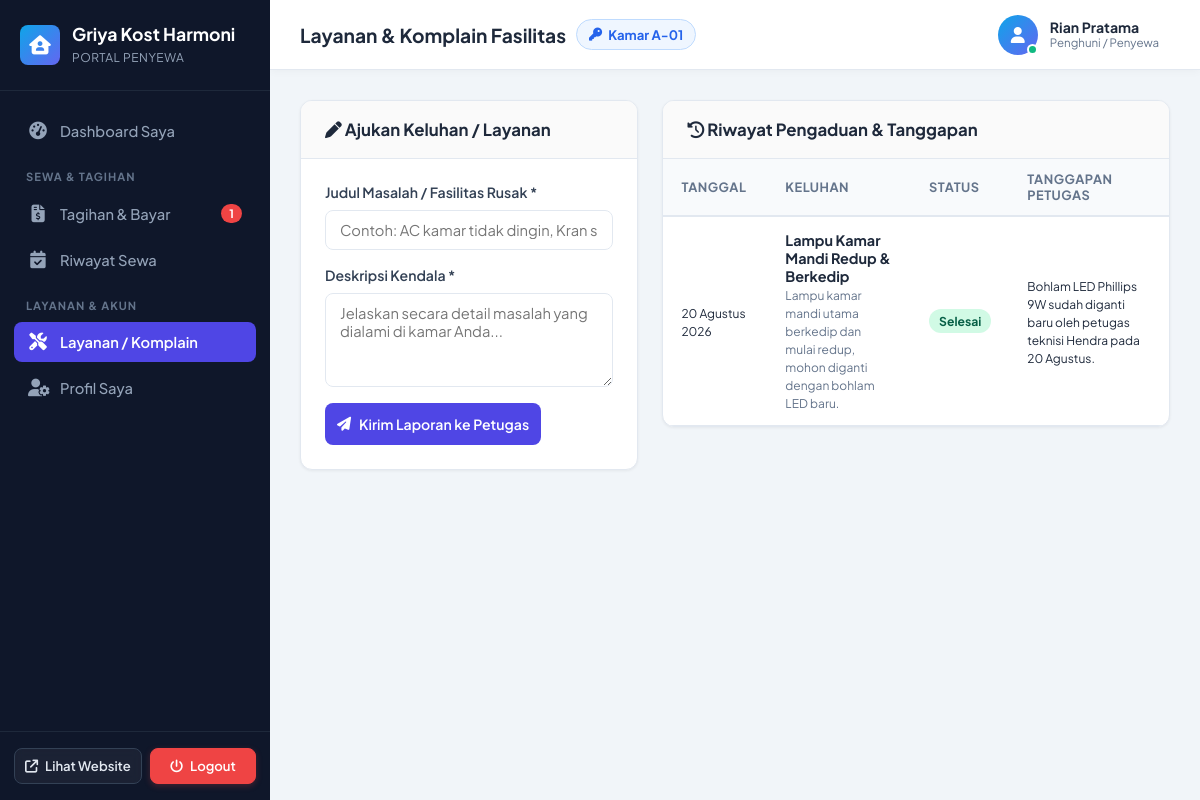
The page /user/komplain.php (signed in) on the database its author committed.
### tables this page shows
CREATE TABLE `tbl_pengaturan` (
  `id` int(11) NOT NULL AUTO_INCREMENT,
  `nama_kost` varchar(100) NOT NULL DEFAULT 'Griya Kost Harmoni',
  `slogan` varchar(255) DEFAULT 'Hunian Modern, Bersih, Nyaman, Aman, dan Strategis',
  `logo` varchar(255) DEFAULT 'logo.png',
  `banner` varchar(255) DEFAULT 'banner.jpg',
  `deskripsi` text DEFAULT NULL,
  `alamat` text DEFAULT NULL,
  `kota` varchar(100) DEFAULT 'Jakarta Selatan',
  `no_telepon` varchar(20) DEFAULT '021-88997766',
  `no_wa` varchar(20) DEFAULT '081234567890',
  `email` varchar(100) DEFAULT 'kontak@griyakostharmoni.com',
  `nama_bank` varchar(50) DEFAULT 'Bank BCA',
  `no_rekening` varchar(50) DEFAULT '8830129841',
  `atas_nama` varchar(100) DEFAULT 'Griya Kost Harmoni',
  `qris_image` varchar(255) DEFAULT NULL,
  `updated_at` timestamp NOT NULL DEFAULT CURRENT_TIMESTAMP ON UPDATE CURRENT_TIMESTAMP,
  PRIMARY KEY (`id`)
);

CREATE TABLE `tbl_booking` (
  `id_booking` int(11) NOT NULL AUTO_INCREMENT,
  `kode_booking` varchar(30) NOT NULL UNIQUE,
  `id_user` int(11) NOT NULL,
  `id_kamar` int(11) NOT NULL,
  `tgl_booking` timestamp NOT NULL DEFAULT CURRENT_TIMESTAMP,
  `tgl_mulai_sewa` date NOT NULL,
  `durasi_bulan` int(11) NOT NULL DEFAULT 1,
  `tgl_selesai_sewa` date NOT NULL,
  `total_biaya` decimal(12,2) NOT NULL,
  `catatan` text DEFAULT NULL,
  `status_booking` enum('pending','disetujui','ditolak','aktif','selesai','dibatalkan') NOT NULL DEFAULT 'pending',
  `diverifikasi_oleh` int(11) DEFAULT NULL,
  `tgl_verifikasi` datetime DEFAULT NULL,
  PRIMARY KEY (`id_booking`),
  KEY `fk_booking_user` (`id_user`),
  KEY `fk_booking_kamar` (`id_kamar`),
  CONSTRAINT `fk_booking_user` FOREIGN KEY (`id_user`) REFERENCES `tbl_users` (`id_user`) ON DELETE CASCADE,
  CONSTRAINT `fk_booking_kamar` FOREIGN KEY (`id_kamar`) REFERENCES `tbl_kamar` (`id_kamar`) ON DELETE CASCADE
);

CREATE TABLE `tbl_kamar` (
  `id_kamar` int(11) NOT NULL AUTO_INCREMENT,
  `id_kategori` int(11) NOT NULL,
  `nomor_kamar` varchar(20) NOT NULL UNIQUE,
  `nama_kamar` varchar(100) NOT NULL,
  `lantai` int(11) NOT NULL DEFAULT 1,
  `ukuran` varchar(20) NOT NULL DEFAULT '3x4 meter',
  `harga_per_bulan` decimal(12,2) NOT NULL,
  `harga_per_tahun` decimal(12,2) DEFAULT NULL,
  `harga_per_hari` decimal(12,2) DEFAULT NULL,
  `status` enum('tersedia','terisi','renovasi') NOT NULL DEFAULT 'tersedia',
  `foto_utama` varchar(255) DEFAULT 'kamar_default.jpg',
  `deskripsi` text DEFAULT NULL,
  `created_at` timestamp NOT NULL DEFAULT CURRENT_TIMESTAMP,
  PRIMARY KEY (`id_kamar`),
  KEY `fk_kamar_kategori` (`id_kategori`),
  CONSTRAINT `fk_kamar_kategori` FOREIGN KEY (`id_kategori`) REFERENCES `tbl_kategori_kamar` (`id_kategori`) ON DELETE CASCADE
);

CREATE TABLE `tbl_users` (
  `id_user` int(11) NOT NULL AUTO_INCREMENT,
  `username` varchar(50) NOT NULL UNIQUE,
  `password` varchar(255) NOT NULL,
  `nama_lengkap` varchar(100) NOT NULL,
  `email` varchar(100) NOT NULL UNIQUE,
  `no_hp` varchar(20) NOT NULL,
  `role` enum('admin','petugas','pengunjung') NOT NULL DEFAULT 'pengunjung',
  `foto` varchar(255) DEFAULT 'default_user.png',
  `alamat_asal` text DEFAULT NULL,
  `pekerjaan` varchar(100) DEFAULT 'Mahasiswa / Karyawan',
  `no_ktp` varchar(30) DEFAULT NULL,
  `status_aktif` enum('aktif','nonaktif') NOT NULL DEFAULT 'aktif',
  `created_at` timestamp NOT NULL DEFAULT CURRENT_TIMESTAMP,
  PRIMARY KEY (`id_user`)
);

CREATE TABLE `tbl_pengaduan_layanan` (
  `id_pengaduan` int(11) NOT NULL AUTO_INCREMENT,
  `id_user` int(11) NOT NULL,
  `id_kamar` int(11) NOT NULL,
  `judul_keluhan` varchar(150) NOT NULL,
  `deskripsi` text NOT NULL,
  `foto_bukti` varchar(255) DEFAULT NULL,
  `status` enum('menunggu','diproses','selesai','ditolak') NOT NULL DEFAULT 'menunggu',
  `respon_petugas` text DEFAULT NULL,
  `tgl_lapor` timestamp NOT NULL DEFAULT CURRENT_TIMESTAMP,
  `tgl_selesai` datetime DEFAULT NULL,
  PRIMARY KEY (`id_pengaduan`),
  KEY `fk_pengaduan_user` (`id_user`),
  KEY `fk_pengaduan_kamar` (`id_kamar`),
  CONSTRAINT `fk_pengaduan_user` FOREIGN KEY (`id_user`) REFERENCES `tbl_users` (`id_user`) ON DELETE CASCADE,
  CONSTRAINT `fk_pengaduan_kamar` FOREIGN KEY (`id_kamar`) REFERENCES `tbl_kamar` (`id_kamar`) ON DELETE CASCADE
);

### config/helper.php (called while the page is built, shortened)
<?php
function tgl_indo($tanggal) {
    $bulan = [
        1 => 'Januari', 'Februari', 'Maret', 'April', 'Mei', 'Juni',
        'Juli', 'Agustus', 'September', 'Oktober', 'November', 'Desember'
    ];
    $split = explode('-', date('Y-m-d', strtotime($tanggal)));
    return $split[2] . ' ' . $bulan[(int)$split[1]] . ' ' . $split[0];
}
function get_profil_kost($conn) {
    $q = mysqli_query($conn, "SELECT * FROM tbl_pengaturan WHERE id = 1 LIMIT 1");
    if ($q && mysqli_num_rows($q) > 0) {
        return mysqli_fetch_assoc($q);
    }
    return [
        'nama_kost' => 'Griya Kost Harmoni',
        'slogan' => 'Hunian Nyaman & Strategis',
        'logo' => 'logo_default.png',
        'banner' => 'banner_default.jpg',
        'deskripsi' => 'Kost eksklusif fasilitas lengkap',
        'alamat' => 'Jl. Flamboyan No. 45',
        'kota' => 'Jakarta Selatan',
        'no_telepon' => '021-88997766',
        'no_wa' => '081234567890',
        'email' => 'kontak@griyakost.com',
        'nama_bank' => 'Bank BCA',
        'no_rekening' => '8830129841',
        'atas_nama' => 'Griya Kost Harmoni',
        'qris_image' => null
    ];
}
function get_current_user_data($conn) {
    $id = (int)$_SESSION['user_id'];
    $q = mysqli_query($conn, "SELECT * FROM tbl_users WHERE id_user = $id LIMIT 1");
    return ($q && mysqli_num_rows($q) > 0) ? mysqli_fetch_assoc($q) : null;
}
?>

### user/komplain.php (the view, shortened to what this page needs)
<?php
require_once __DIR__ . '/../koneksi.php';
require_once __DIR__ . '/../config/helper.php';
$id_user = (int)$_SESSION['user_id'];
$q_aktif = mysqli_query($conn, "SELECT id_kamar FROM tbl_booking WHERE id_user = $id_user AND status_booking = 'aktif' LIMIT 1");
$kamar_data = mysqli_fetch_assoc($q_aktif);
$id_kamar_aktif = $kamar_data['id_kamar'] ?? 0;
$my_komplain = mysqli_query($conn, "SELECT p.*, k.nomor_kamar
                                    FROM tbl_pengaduan_layanan p
                                    JOIN tbl_kamar k ON p.id_kamar = k.id_kamar
                                    WHERE p.id_user = $id_user
                                    ORDER BY p.id_pengaduan DESC");
$page_title = "Layanan & Komplain Fasilitas";
require_once __DIR__ . '/header.php';
?>
<div style="display: grid; grid-template-columns: 0.8fr 1.2fr; gap: 24px; align-items: start;">
    <div class="card">
        <div class="card-header">
            <h3 class="card-title"><i class="fa-solid fa-pen"></i> Ajukan Keluhan / Layanan</h3>
        </div>
        <div class="card-body">
            <?php if ($id_kamar_aktif > 0): ?>
                <form action="komplain.php" method="POST">
                    <div class="form-group">
                        <label>Judul Masalah / Fasilitas Rusak *</label>
                        <input type="text" name="judul_keluhan" class="form-control" required placeholder="Contoh: AC kamar tidak dingin, Kran shower bocor">
                    </div>
                    <div class="form-group">
                        <label>Deskripsi Kendala *</label>
                        <textarea name="deskripsi" class="form-control" rows="4" required placeholder="Jelaskan secara detail masalah yang dialami di kamar Anda..."></textarea>
                    </div>
                    <button type="submit" name="btn_kirim_komplain" class="btn btn-primary btn-block" style="padding: 12px;">
                        <i class="fa-solid fa-paper-plane"></i> Kirim Laporan ke Petugas
                    </button>
                </form>
            <?php else: ?>
                <div class="alert-box info">
                    <i class="fa-solid fa-info-circle"></i> Anda belum menempati kamar kost aktif untuk dapat mengajukan keluhan fasilitas kamar.
                </div>
            <?php endif; ?>
        </div>
    </div>
    <div class="card">
        <div class="card-header">
            <h3 class="card-title"><i class="fa-solid fa-clock-rotate-left"></i> Riwayat Pengaduan & Tanggapan</h3>
        </div>
        <div class="card-body" style="padding: 0;">
            <div class="table-responsive">
                <table class="data-table">
                    <thead>
                        <tr>
                            <th>Tanggal</th>
                            <th>Keluhan</th>
                            <th>Status</th>
                            <th>Tanggapan Petugas</th>
                        </tr>
                    </thead>
                    <tbody>
                        <?php if ($my_komplain && mysqli_num_rows($my_komplain) > 0): ?>
                            <?php while ($k = mysqli_fetch_assoc($my_komplain)):
                                $badge = [
                                    'menunggu' => 'badge-danger',
                                    'diproses' => 'badge-warning',
                                    'selesai' => 'badge-success',
                                    'ditolak' => 'badge-secondary'
                                ] [$k['status']] ?? 'badge-secondary';
                            ?>
                                <tr>
                                    <td><small><?= tgl_indo($k['tgl_lapor']) ?></small></td>
                                    <td>
                                        <b><?= htmlspecialchars($k['judul_keluhan']) ?></b><br>
                                        <small style="color: var(--adm-muted);"><?= nl2br(htmlspecialchars($k['deskripsi'])) ?></small>
                                    </td>
                                    <td><span class="badge <?= $badge ?>"><?= ucfirst($k['status']) ?></span></td>
                                    <td>
                                        <small><?= !empty($k['respon_petugas']) ? htmlspecialchars($k['respon_petugas']) : '<i style="color:#94a3b8;">Menunggu respon petugas</i>' ?></small>
                                    </td>
                                </tr>
                            <?php endwhile; ?>
                        <?php else: ?>
                            <tr><td colspan="4" style="text-align: center; color: var(--adm-muted);">Belum ada laporan keluhan yang diajukan.</td></tr>
                        <?php endif; ?>
                    </tbody>
                </table>
            </div>
        </div>
    </div>
</div>
<?php require_once __DIR__ . '/footer.php'; ?>

### user/header.php (shortened to what this page needs)
<?php
require_once __DIR__ . '/../koneksi.php';
require_once __DIR__ . '/../config/helper.php';
$profil = get_profil_kost($conn);
$curr_user = get_current_user_data($conn);
$id_u = (int)$_SESSION['user_id'];
$q_tag_count = mysqli_query($conn, "SELECT COUNT(*) as tot FROM tbl_tagihan_pembayaran WHERE id_user = $id_u AND status_pembayaran = 'belum_bayar'");
$tagihan_unpaid = mysqli_fetch_assoc($q_tag_count)['tot'] ?? 0;
$q_kamar_user = mysqli_query($conn, "SELECT b.id_booking, k.nomor_kamar, k.nama_kamar
                                    FROM tbl_booking b
                                    JOIN tbl_kamar k ON b.id_kamar = k.id_kamar
                                    WHERE b.id_user = $id_u AND b.status_booking = 'aktif'
                                    LIMIT 1");
$kamar_saya = mysqli_fetch_assoc($q_kamar_user);
$current_page = basename($_SERVER['PHP_SELF']);
?>
<!DOCTYPE html>
<html lang="id">
<head>
    <link rel="stylesheet" href="../assets/css/admin.css?v=<?= time() ?>">
    <link rel="stylesheet" href="https://cdnjs.cloudflare.com/ajax/libs/font-awesome/6.4.0/css/all.min.css">
</head>
<body>
<div class="admin-layout">
    <aside class="sidebar">
        <div class="sidebar-header">
            <div class="sidebar-logo-icon" style="background: linear-gradient(135deg, #0ea5e9, #6366f1);">
                <i class="fa-solid fa-house-user"></i>
            </div>
            <div>
                <h2 class="sidebar-title"><?= htmlspecialchars($profil['nama_kost']) ?></h2>
                <span class="sidebar-subtitle">Portal Penyewa</span>
            </div>
        </div>
        <ul class="sidebar-menu">
            <li class="sidebar-item <?= $current_page == 'index.php' ? 'active' : '' ?>">
                <a href="index.php"><i class="fa-solid fa-gauge-high"></i> Dashboard Saya</a>
            </li>
            <li class="menu-category">Sewa & Tagihan</li>
            <li class="sidebar-item <?= in_array($current_page, ['tagihan_saya.php', 'bayar_upload.php']) ? 'active' : '' ?>">
                <a href="tagihan_saya.php">
                    <i class="fa-solid fa-file-invoice-dollar"></i> Tagihan & Bayar
                    <?php if ($tagihan_unpaid > 0): ?>
                        <span class="sidebar-badge"><?= $tagihan_unpaid ?></span>
                    <?php endif; ?>
                </a>
            </li>
            <li class="sidebar-item <?= $current_page == 'booking_saya.php' ? 'active' : '' ?>">
                <a href="booking_saya.php"><i class="fa-solid fa-calendar-check"></i> Riwayat Sewa</a>
            </li>
            <li class="menu-category">Layanan & Akun</li>
            <li class="sidebar-item <?= $current_page == 'komplain.php' ? 'active' : '' ?>">
                <a href="komplain.php">
                    <i class="fa-solid fa-screwdriver-wrench"></i> Layanan / Komplain
                </a>
            </li>
            <li class="sidebar-item <?= $current_page == 'profil.php' ? 'active' : '' ?>">
                <a href="profil.php"><i class="fa-solid fa-user-gear"></i> Profil Saya</a>
            </li>
        </ul>
        <div class="sidebar-footer" style="padding: 16px 14px; border-top: 1px solid #1e293b; display: flex; align-items: center; gap: 8px;">
            <a href="../index.php" target="_blank" class="btn btn-sidebar-web" style="flex: 1; display: inline-flex; align-items: center; justify-content: center; gap: 7px; padding: 9px 10px; font-size: 0.82rem; font-weight: 600; text-decoration: none; border-radius: 8px; background: rgba(255, 255, 255, 0.05); color: #e2e8f0; border: 1px solid #334155;" title="Buka Halaman Depan Website">
                <i class="fa-solid fa-arrow-up-right-from-square"></i> Lihat Website
            </a>
            <a href="../logout.php" class="btn btn-sidebar-logout" style="flex: 1; display: inline-flex; align-items: center; justify-content: center; gap: 7px; padding: 9px 10px; font-size: 0.82rem; font-weight: 600; text-decoration: none; border-radius: 8px; background: #ef4444; color: #ffffff; border: 1px solid #ef4444;" title="Keluar dari Panel Penyewa">
                <i class="fa-solid fa-power-off"></i> Logout
            </a>
        </div>
    </aside>
    <div class="main-wrapper">
        <header class="topbar">
            <div class="topbar-left">
                <div class="topbar-title">
                    <span><?= isset($page_title) ? $page_title : 'Dashboard Penyewa' ?></span>
                    <?php if ($kamar_saya): ?>
                        <span class="topbar-room-pill" title="Kamar Aktif Anda">
                            <i class="fa-solid fa-key"></i> Kamar <?= htmlspecialchars($kamar_saya['nomor_kamar']) ?>
                        </span>
                    <?php endif; ?>
                </div>
            </div>
            <div class="topbar-right">
                <div class="user-profile-btn" style="cursor: default;">
                    <div class="user-avatar" style="background: linear-gradient(135deg, #0ea5e9, #6366f1); color: #ffffff;">
                        <i class="fa-solid fa-user"></i>
                        <span class="status-pulse-dot"></span>
                    </div>
                    <div class="user-info">
                        <span class="user-name"><?= htmlspecialchars($curr_user['nama_lengkap'] ?? 'Penyewa') ?></span>
                        <span class="user-role-badge">Penghuni / Penyewa</span>
                    </div>
                </div>
            </div>
        </header>
        <main class="page-content">

### rows shown on the page
tbl_pengaturan: nama_kost "Griya Kost Harmoni"
tbl_booking: id_kamar.nomor_kamar "A-01"
tbl_users: nama_lengkap "Rian Pratama"
tbl_pengaduan_layanan: tgl_lapor "20 Agustus 2026", judul_keluhan "Lampu Kamar Mandi Redup & Berkedip", deskripsi "Lampu kamar mandi utama berkedip dan mulai redup, mohon diganti dengan bohlam LED baru.", status "Selesai", respon_petugas "Bohlam LED Phillips 9W sudah diganti baru oleh petugas teknisi Hendra pada 20 Agustus."

### other values the page prints
$tagihan_unpaid "1"
$page_title "Layanan & Komplain Fasilitas"
